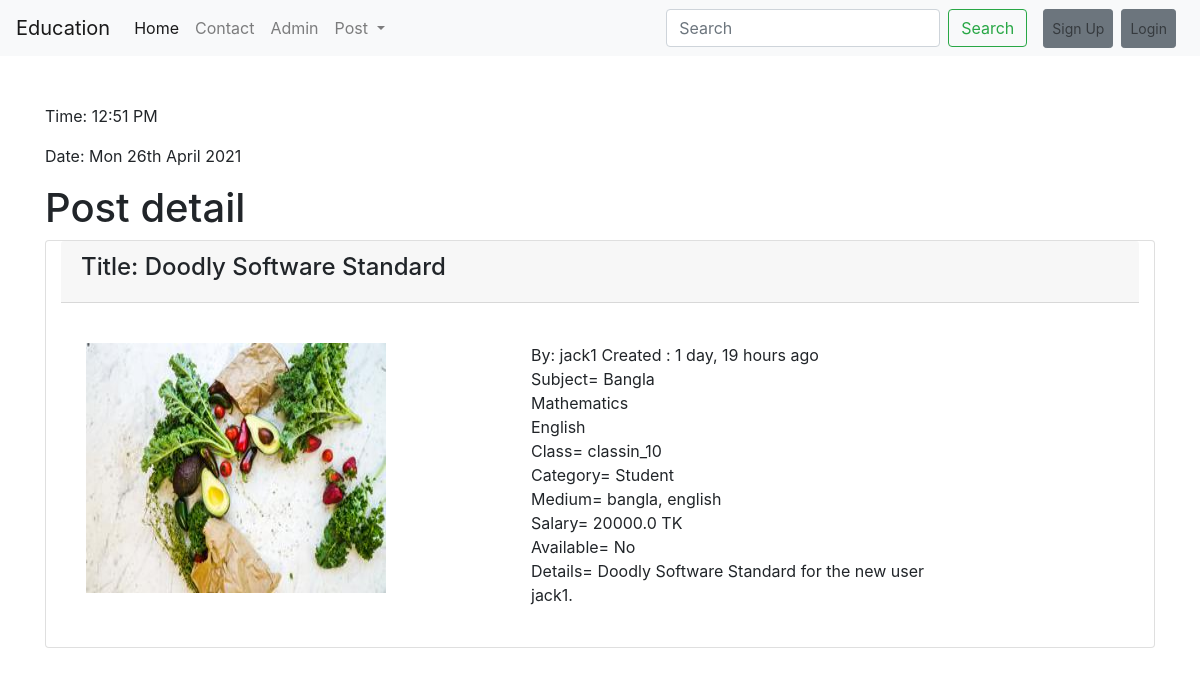
Screenshot of /education/postdetail/4/ with the database file from the repository.
### education/models.py (models this page shows, shortened)
class Post(models.Model):
    CATEGORY={
        ('Teacher', 'Teacher'),
        ('Student', 'Student'),
    }
    MEDIUM =(
        ('bangla', 'bangla'),
        ('english', 'english'),
        ('hindi', 'hindi'),
        ('mandarin', 'mandarin'),
    )
    user = models.ForeignKey(User, on_delete=models.CASCADE, blank=True, null=True)
    id = models.AutoField(primary_key=True)
    title = models.CharField(max_length=100)
    slug = models.CharField(max_length=100, default=title)
    email = models.EmailField()
    salary = models.FloatField()
    details = models.TextField()
    available = models.BooleanField()
    category = models.CharField(max_length=100, choices=CATEGORY)
    created_at = models.DateTimeField(default=now)
    image = models.ImageField(default="default.jpg", upload_to="education/images")
    medium = MultiSelectField(max_length=100, max_choices=4, choices=MEDIUM, default='english')
    subject=models.ManyToManyField(Subject,related_name='subject_set')
    class_in=models.ManyToManyField(Classs_in,related_name='class_set')

class Subject(models.Model):
    name= models.CharField(max_length=100)

class Classs_in(models.Model):
    name= models.CharField(max_length=100)

### education/views.py (the view)
# urls.py: path('postdetail/<int:pk>/', postDetailView.as_view() , name="postdetail"),
class postDetailView(DetailView):
    template_name = "education/postdetail.html"
    model=Post
    context_object_name="postdetail"
    def get_context_data(self, *args, **kwargs):
        context=super().get_context_data(*args, **kwargs)
        context['posts']=context.get('object_list')
        context['msg']="this is individual post"
        return context

### templates/education/postdetail.html (shortened to what this page needs)
{% extends 'basic.html' %}
{% load humanize %}
{% block body %}
<h1> Post detail </h1>
<div class="card col-md-12">
    <div class="card-header"> <h4>Title: {{postdetail.title}}</h4></div>
    <div class="card-body row">
    <div class="card-body col-5"> <img class="image-rounded circle" src="{{postdetail.image.url}}" width="300" height="250" alt="img"></div>
    <div class="card-body col-5">
    By: {{postdetail.user.username}}   Created : {{postdetail.created_at|naturaltime}}<br>
    Subject= {% for s in postdetail.subject.all %}
    {{s.name}}<br>{% endfor %}
    Class= {% for s in postdetail.class_in.all %}
    {{s.name}}<br>{% endfor %}
        Category= {{postdetail.category}}<br>
        Medium= {{postdetail.medium}}<br>
        Salary= {{postdetail.salary}} TK<br>
        Available= {% if postdetail.available %} Yes{% else %}No {% endif %} <br>
        Details= {{postdetail.details}}<br>
    </div>
   </div>
</div>
{% endblock body %}

### rows the page displays
Post: title "Doodly Software Standard", image (placeholder picture), user.username "jack1", created_at "1 day, 19 hours ago", category "Student", medium "bangla, english", salary "20000.0", details "Doodly Software Standard for the new user jack1."
Subject: name "Bangla"
Subject: name "Mathematics"
Subject: name "English"
Classs_in: name "classin_10"
